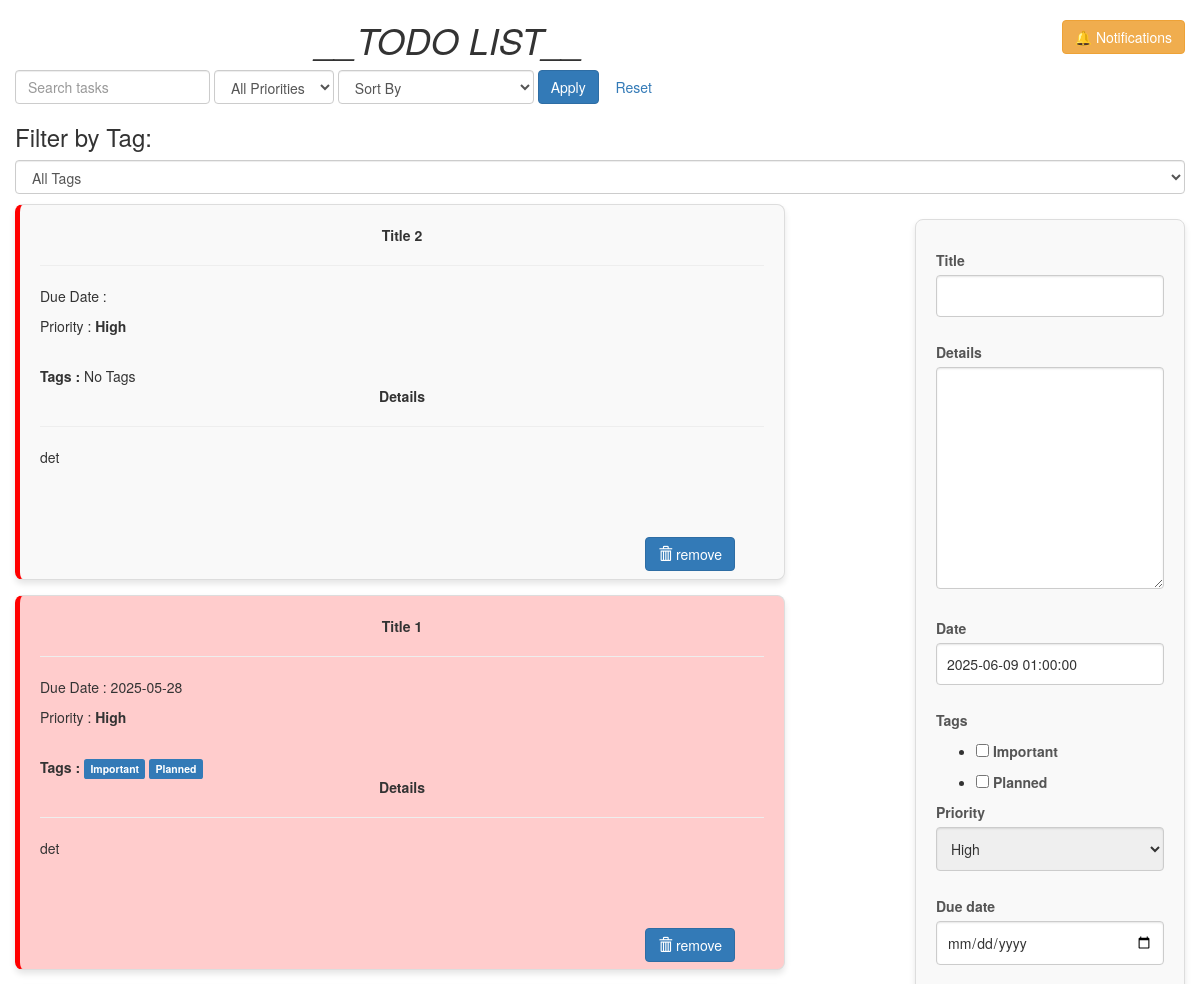
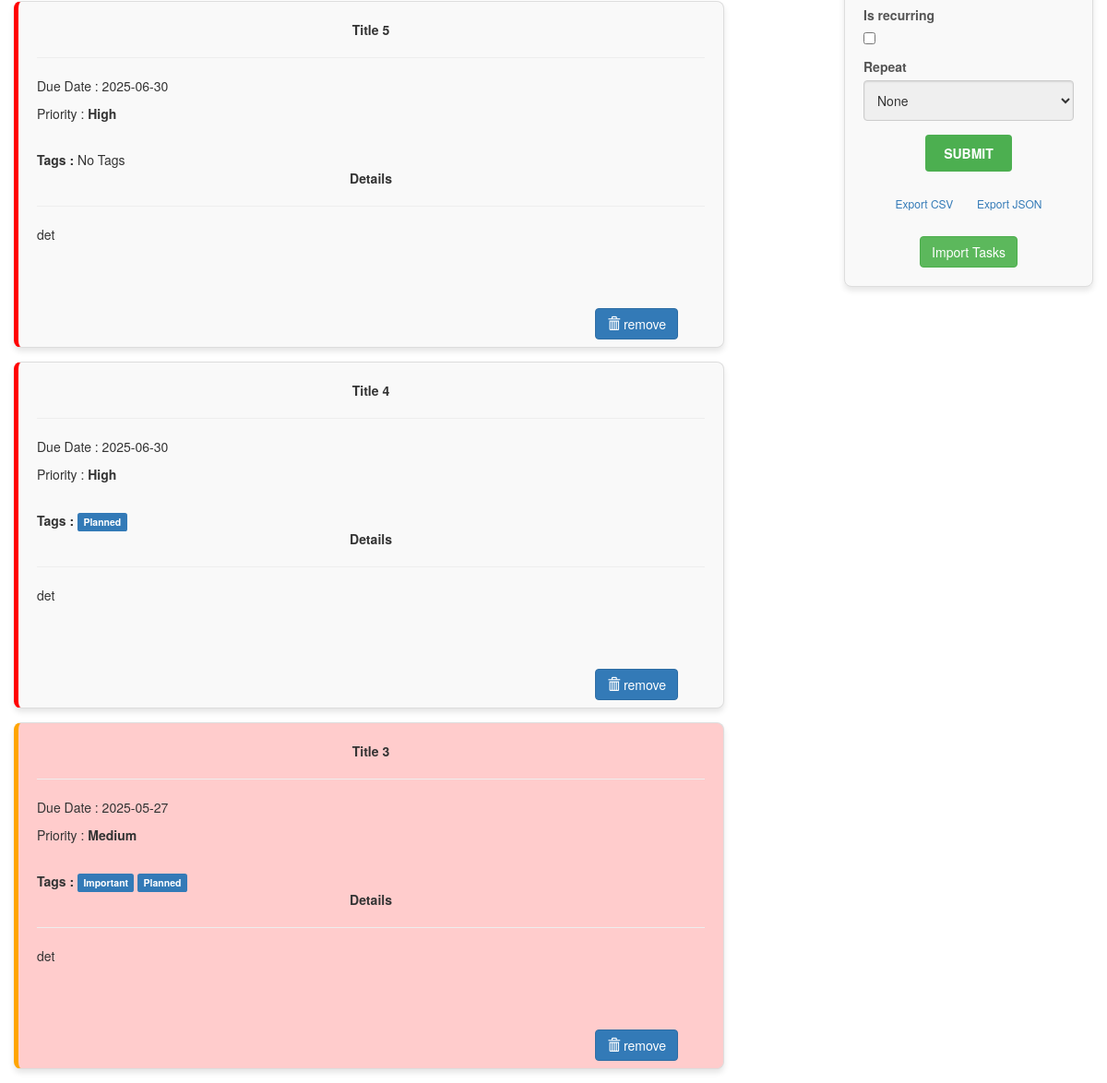
The app's page /, older data (2 pictures, top to bottom).
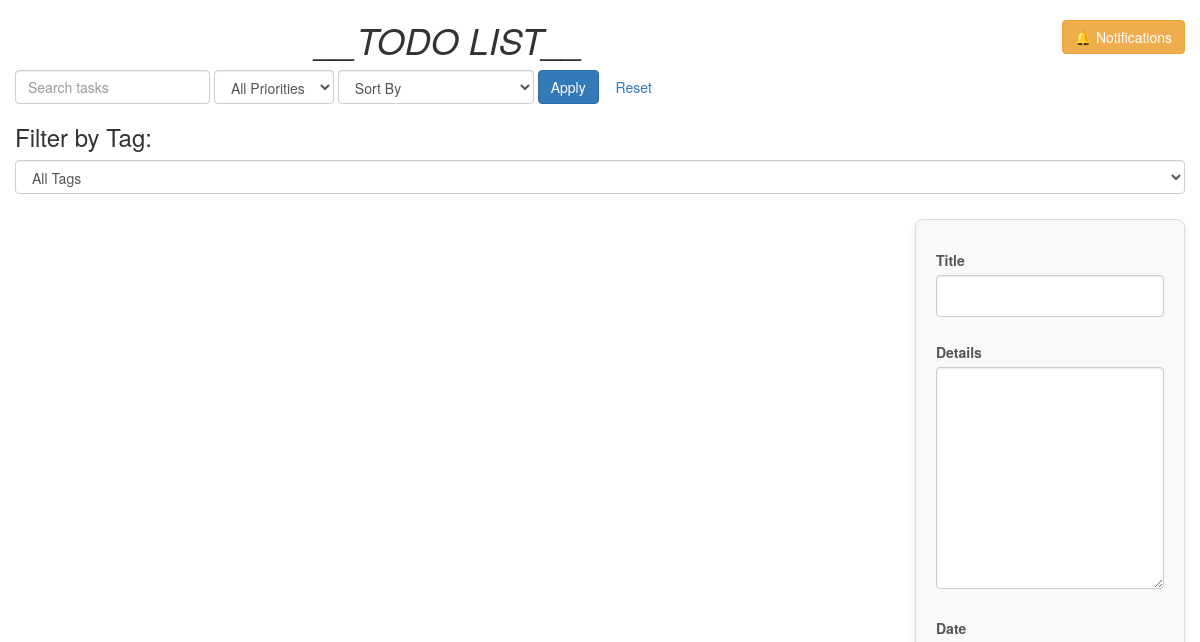
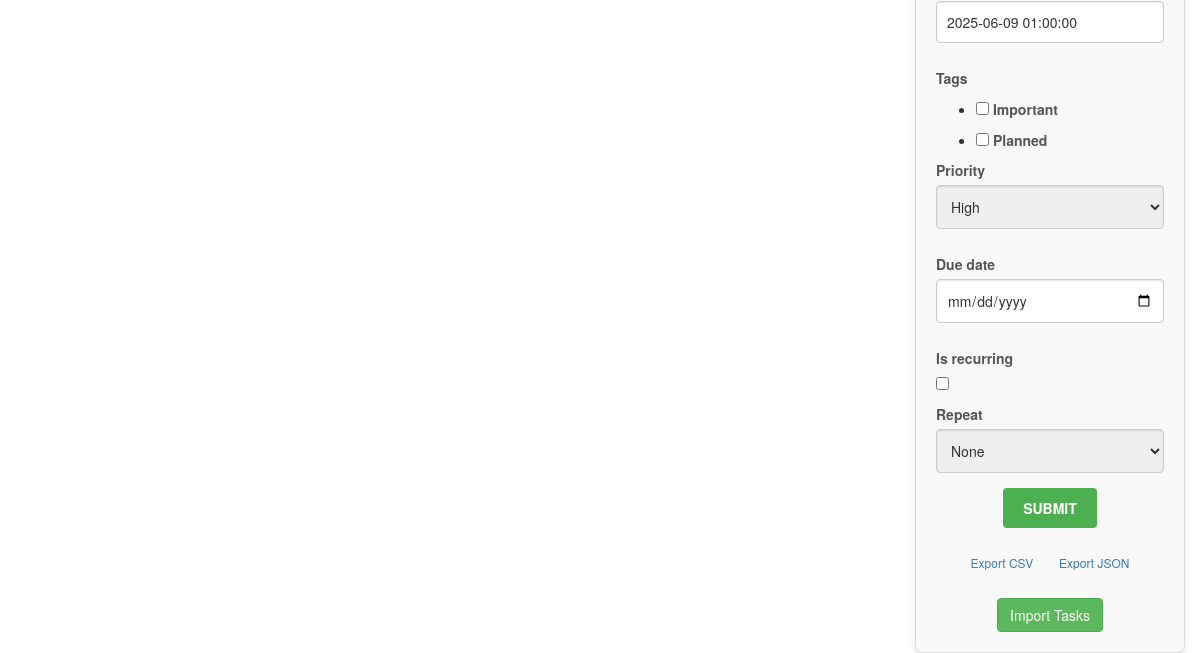
The same page, newer data (2 pictures, top to bottom).
### todo/models.py (models this page shows, shortened)
class Todo(models.Model):
    PRIORITY_CHOICES = [
        (3, 'High'),
        (2, 'Medium'),
        (1, 'Low')
    ]
    RECURRENCE_INTERVAL_CHOICES = [("daily","Daily"), ("weekly", "Weekly"), ("monthly", "Monthly")]
    title = models.CharField(max_length=100)
    details = models.TextField(blank=True, null=True)
    date = models.DateTimeField(default=timezone.now)
    tags = models.ManyToManyField(Tag, related_name='todos', blank=True)
    priority = models.IntegerField(choices=PRIORITY_CHOICES, default=2)
    due_date = models.DateField(null=True, blank=True) # Optional due date
    is_recurring = models.BooleanField(default=False)
    recurrence_interval = models.CharField(
        max_length=20,
        choices=RECURRENCE_INTERVAL_CHOICES,
        blank=True,
        null=True
    )
    class Meta:
        unique_together = ('title', 'details', 'due_date', 'priority')
    def is_due_soon(self):
        today = datetime.today().date() # Get today's date as datetime.date
        return self.due_date and self.due_date <=  today + timedelta(days=1)
    def is_overdue(self):
        today = datetime.today().date() # Get today's date as datetime.date
        return self.due_date and self.due_date <= today

class Tag(models.Model):
    name = models.CharField(max_length=50, unique=True)
    def __str__(self):
        return self.name

### todo/views.py (the view)
# urls.py: path('', views.index, name='todo'),
def index(request):
    selected_tag = request.GET.get('tag', None)
    search_query = request.GET.get("search", "")
    priority_filter = request.GET.get("priority", "")
    sort_option = request.GET.get("sort", "")
    item_list = Todo.objects.all()
    if selected_tag:
        item_list = Todo.objects.filter(tags__name=selected_tag).order_by('-priority', 'due_date', '-date')
    if search_query:
        item_list = item_list.filter(Q(title__icontains=search_query) | Q(details__icontains=search_query))
    if priority_filter:
        item_list = item_list.filter(priority=priority_filter)
    sort_fields = {
        "title": "title",
        "-title": "-title",
        "due_date": "due_date",
        "-due_date": "-due_date",
        "priority": "priority",
        "-priority": "-priority",
    }
    if sort_option in sort_fields:
        item_list = item_list.order_by(sort_fields[sort_option])
    else:
        item_list = item_list.order_by('-priority', 'due_date', '-date')
    if request.method == "POST":
        form = TodoForm(request.POST)
        if form.is_valid():
            task = form.save()
            if task.due_date:
                notify_at = task.due_date - timedelta(days=7)
                if notify_at >= now().date():
                    notify_at = datetime.combine(notify_at, datetime.min.time())
                    send_due_soon_email(task.id, schedule=notify_at)
                else:
                    send_due_soon_email(task.id, schedule=now() + timedelta(seconds=5))
            is_recurring = task.is_recurring
            recurrence_interval = task.recurrence_interval
            if is_recurring and request.POST['due_date']:
                start_date = datetime.now().date()
                task.save()
                create_recurring_tasks(task, start_date, recurrence_interval)
            else:
                task.save()
            return redirect('todo')
    else:
        form = TodoForm()
    tags = Tag.objects.all()
    notifications = Notification.objects.filter(is_read=False).order_by('-created_at')[:10] # Limit to 10 most recent notifications
    page = {
        "form" : form,
        "list" : item_list,
        "tags" : tags,
        "notifications": notifications,
        "title" : "TODO LIST"
    }
    return render(request, 'todo/index.html', page)

### todo/forms.py (shortened to what this page needs)
class TodoForm(forms.ModelForm):
    def __init__(self, *args, **kwargs):
        super().__init__(*args, **kwargs)
        self.fields['tags'].queryset = Tag.objects.exclude(name="Completed")
    tags = forms.ModelMultipleChoiceField(
        queryset=Tag.objects.all(),
        widget = forms.CheckboxSelectMultiple,
        required = False
    )
    details = forms.CharField(
        widget=forms.Textarea(),
        required = False
    )
    priority = forms.ChoiceField(
        choices=Todo.PRIORITY_CHOICES,
        widget=forms.Select,
        required=True
    )
    due_date = forms.DateField(
        widget=DateInput(attrs={
            'type':'date'
        }),
        required=False
    )
    recurrence_interval = forms.ChoiceField(
        choices=[("", "None"), ("daily","Daily"), ("weekly", "Weekly"), ("monthly", "Monthly")],
        required=False,
        label="Repeat",
        help_text="Choose a recurrence frequency. Weekly tasks need a due date > 7 days, monthly > 30 days."
    )
    class Meta:
        model = Todo
        fields = "__all__"

### todo/templates/todo/index.html (shortened to what the changed rows need)
<!DOCTYPE html>
<html lang="en" dir="ltr">
    <head>
        <link rel="stylesheet" href="https://maxcdn.bootstrapcdn.com/bootstrap/3.3.7/css/bootstrap.min.css">
    </head>
    <body class="container-fluid">
        <div class="row align-items-center">
            <div class="col-md-9 text-center">
                <h1><i>__TODO LIST__</i></h1>
            </div>
        </div>
        <div class="row" style="padding-top: 10px;">
            <div class="col-md-8">
            {% for i in list %}
                <div class="card
                {% if i.priority == 3 %} priority-high
                {% elif i.priority == 2 %} priority-medium
                {% else %} priority-medium
                {% endif %}
                {% if i.is_overdue %} overdue
                {% elif i.is_due_soon %} due-soon
                {% endif %}
                ">
                    <center><b>{{i.title}}</b></center>
                    <hr/>
                    <p>Due Date : {{ i.due_date|date:"Y-m-d"}}</p>
                    <p>Priority : <b>{{i.get_priority_display}}</b></p>
                    <br/>
                    <b>Tags : </b>
                    {% for tag in i.tags.all %}
                        <span class="label label-primary">{{ tag.name }}</span>
                        {% empty %}
                        <span>No Tags</span>
                    {% endfor %}
                    <center><b>Details</b></center>
                    <hr/>
                    {{i.details|safe}}
                    <br />
                    <br />
                    <br />
                    <form action="/del/{{i.id}}" method="POST" style=" padding-right: 4%; padding-bottom: 3%;">
                        <button value="remove" type="submit" class="btn btn-primary" style="float: right;"><span class="glyphicon glyphicon-trash"></span>  remove</button>
                    </form>
                </div>
            {% endfor%}
            </div>
            <div class="col-md-3" >
                <div class="submit_form">
                    <form method="POST">
                        {% for field in form %}
                            <div class="mb-3">
                                <label class="form-label">{{ field.label }}</label>
                                {{ field }}
                            </div>
                        {% endfor %}
                    </form>
                </div>
            </div>
        </div>
    </body>
</html>

Row changes from the older to the newer data that the page shows:
removed Todo: title "Title 2", priority "High", details "det"
removed Todo: title "Title 1", due_date "2025-05-28", priority "High", details "det"
no longer on this page (row unchanged): Tag: name "Important"
no longer on this page (row unchanged): Tag: name "Planned"
removed Todo: title "Title 5", due_date "2025-06-30", priority "High", details "det"
removed Todo: title "Title 4", due_date "2025-06-30", priority "High", details "det"
removed Todo: title "Title 3", due_date "2025-05-27", priority "Medium", details "det"
